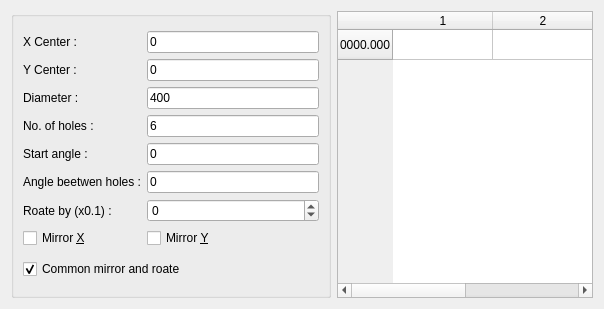
<?xml version="1.0" encoding="UTF-8"?>
<ui version="4.0">
 <class>BHCTab</class>
 <widget class="QWidget" name="BHCTab">
  <property name="geometry">
   <rect>
    <x>0</x>
    <y>0</y>
    <width>604</width>
    <height>309</height>
   </rect>
  </property>
  <property name="windowTitle">
   <string>Form</string>
  </property>
  <layout class="QHBoxLayout" name="horizontalLayout_2">
   <item>
    <widget class="QGroupBox" name="groupBox">
     <property name="sizePolicy">
      <sizepolicy hsizetype="Minimum" vsizetype="Preferred">
       <horstretch>0</horstretch>
       <verstretch>0</verstretch>
      </sizepolicy>
     </property>
     <property name="title">
      <string/>
     </property>
     <layout class="QVBoxLayout" name="verticalLayout">
      <item>
       <layout class="QGridLayout" name="gridLayout">
        <item row="0" column="0">
         <widget class="QLabel" name="label">
          <property name="text">
           <string>X Center :</string>
          </property>
          <property name="buddy">
           <cstring>xCenterInput</cstring>
          </property>
         </widget>
        </item>
        <item row="1" column="0">
         <widget class="QLabel" name="label_2">
          <property name="text">
           <string>Y Center :</string>
          </property>
          <property name="buddy">
           <cstring>yCenterInput</cstring>
          </property>
         </widget>
        </item>
        <item row="6" column="0">
         <widget class="QLabel" name="label_3">
          <property name="text">
           <string>Roate by (x0.1) :</string>
          </property>
          <property name="buddy">
           <cstring>roateInput</cstring>
          </property>
         </widget>
        </item>
        <item row="2" column="0">
         <widget class="QLabel" name="label_4">
          <property name="text">
           <string>Diameter :</string>
          </property>
          <property name="buddy">
           <cstring>diaInput</cstring>
          </property>
         </widget>
        </item>
        <item row="3" column="0">
         <widget class="QLabel" name="label_5">
          <property name="text">
           <string>No. of holes :</string>
          </property>
          <property name="buddy">
           <cstring>holesInput</cstring>
          </property>
         </widget>
        </item>
        <item row="4" column="0">
         <widget class="QLabel" name="label_6">
          <property name="text">
           <string>Start angle :</string>
          </property>
          <property name="buddy">
           <cstring>angleStartInput</cstring>
          </property>
         </widget>
        </item>
        <item row="5" column="0">
         <widget class="QLabel" name="label_7">
          <property name="text">
           <string>Angle beetwen holes :</string>
          </property>
          <property name="buddy">
           <cstring>angleBeetwenInput</cstring>
          </property>
         </widget>
        </item>
        <item row="7" column="0">
         <widget class="QCheckBox" name="mirrorX">
          <property name="text">
           <string>Mirror &amp;X</string>
          </property>
         </widget>
        </item>
        <item row="7" column="2">
         <widget class="QCheckBox" name="mirrorY">
          <property name="text">
           <string>Mirror &amp;Y</string>
          </property>
         </widget>
        </item>
        <item row="6" column="2">
         <widget class="QSpinBox" name="roateInput">
          <property name="minimum">
           <number>-3600</number>
          </property>
          <property name="maximum">
           <number>3600</number>
          </property>
          <property name="singleStep">
           <number>5</number>
          </property>
         </widget>
        </item>
        <item row="5" column="2">
         <widget class="QLineEdit" name="angleBeetwenInput">
          <property name="text">
           <string>0</string>
          </property>
          <property name="maxLength">
           <number>7</number>
          </property>
         </widget>
        </item>
        <item row="4" column="2">
         <widget class="QLineEdit" name="angleStartInput">
          <property name="text">
           <string>0</string>
          </property>
          <property name="maxLength">
           <number>7</number>
          </property>
         </widget>
        </item>
        <item row="3" column="2">
         <widget class="QLineEdit" name="holesInput">
          <property name="text">
           <string>6</string>
          </property>
          <property name="maxLength">
           <number>3</number>
          </property>
         </widget>
        </item>
        <item row="2" column="2">
         <widget class="QLineEdit" name="diaInput">
          <property name="text">
           <string>400</string>
          </property>
          <property name="maxLength">
           <number>8</number>
          </property>
         </widget>
        </item>
        <item row="1" column="2">
         <widget class="QLineEdit" name="yCenterInput">
          <property name="text">
           <string>0</string>
          </property>
          <property name="maxLength">
           <number>9</number>
          </property>
         </widget>
        </item>
        <item row="0" column="2">
         <widget class="QLineEdit" name="xCenterInput">
          <property name="text">
           <string>0</string>
          </property>
          <property name="maxLength">
           <number>9</number>
          </property>
         </widget>
        </item>
       </layout>
      </item>
      <item>
       <widget class="QCheckBox" name="all">
        <property name="text">
         <string>Common mirror and roate</string>
        </property>
        <property name="checked">
         <bool>true</bool>
        </property>
       </widget>
      </item>
     </layout>
    </widget>
   </item>
   <item>
    <widget class="QTableWidget" name="resultTable">
     <property name="sizePolicy">
      <sizepolicy hsizetype="Preferred" vsizetype="Expanding">
       <horstretch>0</horstretch>
       <verstretch>0</verstretch>
      </sizepolicy>
     </property>
     <property name="minimumSize">
      <size>
       <width>250</width>
       <height>0</height>
      </size>
     </property>
     <property name="cornerButtonEnabled">
      <bool>false</bool>
     </property>
     <property name="columnCount">
      <number>2</number>
     </property>
     <attribute name="verticalHeaderCascadingSectionResizes">
      <bool>false</bool>
     </attribute>
     <row>
      <property name="text">
       <string>0000.000</string>
      </property>
     </row>
     <column/>
     <column/>
    </widget>
   </item>
  </layout>
 </widget>
 <resources/>
 <connections/>
</ui>
